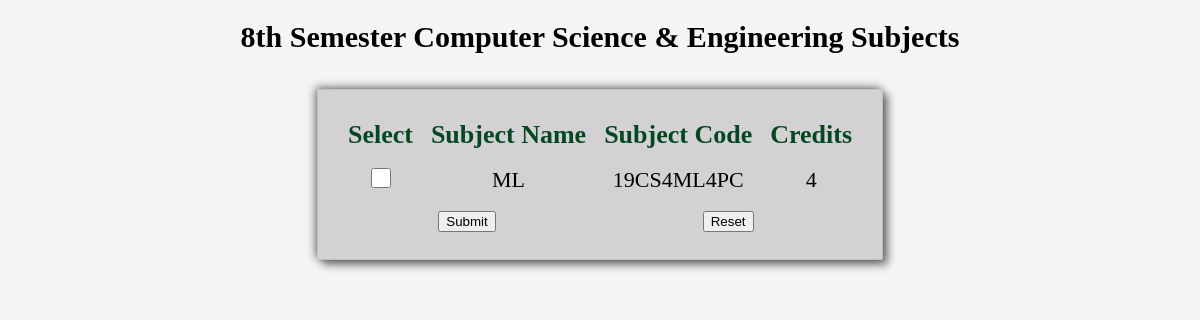
The page /8th_sem.php on the database its author committed.
### tables this page shows
CREATE TABLE `add_s8` (
  `id` int(255) NOT NULL,
  `sub_name` varchar(255) NOT NULL,
  `sub_code` varchar(255) NOT NULL,
  `credits` bigint(255) NOT NULL
);

### 8th_sem.php (the view, shortened to what this page needs)
<?php
require_once('../connection.php');
$q = mysqli_query($con, "SELECT * FROM add_s8");
$rr = mysqli_num_rows($q);
if (!$rr) {
  echo "<h2 style='color:red;color:#ff0000;font-family:Acme;'>No Subjects Listed/Added Yet.</h2>";
} else {
?>
  <!DOCTYPE html>
  <html lang="en">
  <head>
  </head>
  <body>
    <h1 class="myh1">8th Semester Computer Science & Engineering Subjects</h1>
    <div class="forms">
      <form class="myform" method="POST">
        <table width="100%">
          <tr>
            <th> Select</th>
            <th> Subject name</th>
            <th> Subject Code</th>
            <th> Credits </th>
          </tr>
          <?php
          while ($row = mysqli_fetch_array($q)) {
            echo "<tr style='color:black;font-size:18px;'>";
            echo "<td> <input type='checkbox' class='geekmark' value = ' . $row[id] . ' /></td>";
            echo "<td align = 'center'>" . $row['sub_name'] . "</td>";
            echo "<td align = 'center'>" . $row['sub_code'] . "</td>";
            echo "<td align = 'center'>" . $row['credits'] . "</td>"; ?>
        <?php }
        }
        ?>
        <tr>
          <td colspan="2"> <input class="btn login_btn" type="submit" name="Submit" value="Submit" /> </td>
          <td colspan="2"> <input class="btn reset_btn" type="reset" value="Reset"></td>
        </tr>
        </table>
      </form>
    </div>
  </body>
  </html>

### 8th_sem.php (style rules this page uses)
.forms { width: fit-content; height: fit-content; margin-left: auto; margin-right: auto; display: block; box-shadow: -2px -2px 9px rgba(0, 0, 0, 0.5), 5px 5px 9px rgba(0, 0, 0, 0.5); padding: 0; border: 1px solid silver; border-radius: 3px; background-color: rgb(82, 66, 85, 0.2); justify-content: flex-start; }
.myform { padding: 20px; border-radius: 8px; }
table th { text-align: center; padding: 8px; color: rgb(4, 71, 32); font-family: 'Bitter'; text-transform: capitalize; text-shadow: rgb(240, 240, 12); font-size: 26px; }
table td { text-align: center; padding: 5px; font-size: 22px; color: black; font-family: 'Bitter'; }
.myh1 { text-align: center; font-size: 30px; text-decoration: none; padding-bottom: 15px; text-shadow: rgba(0, 0, 0, 0.1); font-family: 'PT Serif'; font-weight: bold; }
.geekmark { height: 20px; width: 20px; background-color: green; }
body { background-color: whitesmoke; }

### rows shown on the page
add_s8: sub_name "ML", sub_code "19CS4ML4PC", credits "4"
